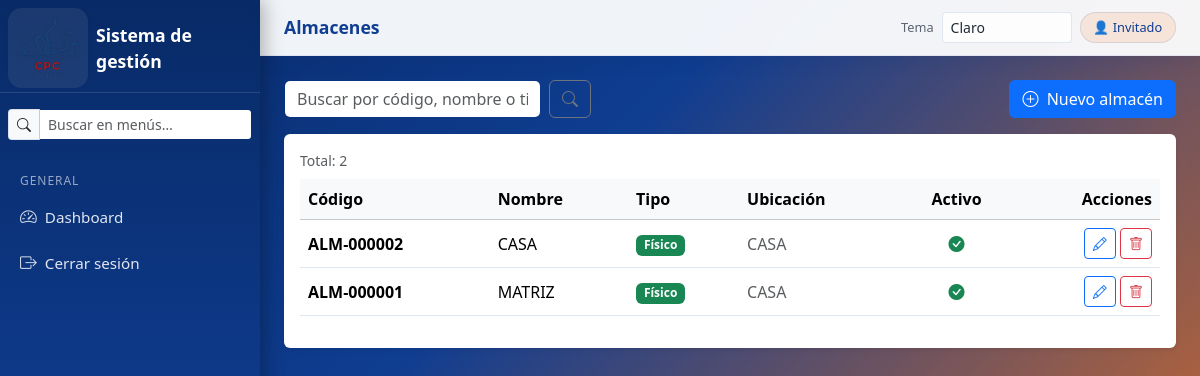
The app's page /catalogos/almacenes/ with its own data.
### catalogos/models.py (models this page shows, shortened)
class Almacen(models.Model):
    TIPO_CHOICES = (
        ("FISICO", "Físico"),
        ("VIRTUAL", "Virtual"),
    )
    codigo = models.CharField(
        max_length=20,
        unique=True,
        help_text="Identificador corto del almacén (ej. MATRIZ, VIRT-PROY).",
    )
    nombre = models.CharField(max_length=100)
    tipo = models.CharField(
        max_length=10,
        choices=TIPO_CHOICES,
        default="FISICO",
    )
    ubicacion = models.CharField(
        max_length=150,
        blank=True,
        null=True,
        help_text="Dirección o referencia (solo almacenes físicos).",
    )
    es_activo = models.BooleanField(default=True)
    permite_ventas = models.BooleanField(default=True)
    permite_transferencias = models.BooleanField(default=True)
    es_virtual_sistema = models.BooleanField(
        default=False,
        help_text="Almacén virtual controlado por el sistema.",
    )
    fecha_alta = models.DateTimeField(auto_now_add=True)
    es_arrendado = models.BooleanField(default=False)
    class TipoCosto(models.TextChoices):
        POR_KILO = "POR KILO", "Por kilo"
        POR_TARIMA = "POR TARIMA", "Por tarima"
    tipo_costo = models.CharField(
        max_length=20,
        choices=TipoCosto.choices,
        null=True,
        blank=True,
        help_text="Aplica solo si el almacén es arrendado."
    )
    costo_almacen = models.DecimalField(
        max_digits=12,
        decimal_places=2,
        null=True,
        blank=True,
        validators=[MinValueValidator(Decimal("0.00"))],
        help_text="Aplica solo si el almacén es arrendado."
    )
    vencimiento_dias = models.PositiveIntegerField(
        null=True,
        blank=True,
        help_text="Cada cuántos días vence el pago (solo arrendado)."
    )
    class Meta:
        verbose_name = "Almacén"
        verbose_name_plural = "Almacenes"
        ordering = ["nombre"]

### catalogos/views.py (the view)
# urls.py: path("almacenes/", almacenes_list, name="almacenes_list"),
def almacenes_list(request):
    q = (request.GET.get("q") or "").strip()
    almacenes = Almacen.objects.all().order_by("nombre")
    if q:
        almacenes = almacenes.filter(
            Q(codigo__icontains=q) |
            Q(nombre__icontains=q) |
            Q(tipo__icontains=q)
        )
    return render(request, "catalogos/almacenes_list.html", {
        "almacenes": almacenes,
        "q": q,
        "total": almacenes.count(),
    })

### accounts/templatetags/roles.py (called while the page is built)
@register.filter
def has_group(user, group_name: str) -> bool:
    if not user or not user.is_authenticated:
        return False
    return user.groups.filter(name=group_name).exists()

### templates/catalogos/almacenes_list.html (shortened to what this page needs)
{% extends "base.html" %}
{% block page_title %}Almacenes{% endblock %}
{% block content %}
<div class="row">
  <div class="col-12">
    <div class="d-flex flex-wrap gap-2 justify-content-between align-items-center mb-3">
      <form method="get" class="d-flex gap-2">
        <input type="text" name="q" value="{{ q }}" class="form-control" placeholder="Buscar por código, nombre o tipo...">
        <button class="btn btn-outline-secondary" type="submit">
          <i class="bi bi-search"></i>
        </button>
      </form>
      <a href="{% url 'almacenes_create' %}" class="btn btn-primary">
        <i class="bi bi-plus-circle me-1"></i> Nuevo almacén
      </a>
    </div>
    <div class="card border-0 shadow-sm">
      <div class="card-body">
        <div class="d-flex justify-content-between align-items-center mb-2">
          <div class="text-muted small">Total: {{ total }}</div>
        </div>
        <div class="table-responsive">
          <table class="table table-hover align-middle">
            <thead class="table-light">
              <tr>
                <th>Código</th>
                <th>Nombre</th>
                <th>Tipo</th>
                <th>Ubicación</th>
                <th class="text-center">Activo</th>
                <th class="text-end">Acciones</th>
              </tr>
            </thead>
            <tbody>
              {% for a in almacenes %}
              <tr>
                <td class="fw-semibold">{{ a.codigo }}</td>
                <td>{{ a.nombre }}</td>
                <td>
                  {% if a.tipo == "VIRTUAL" %}
                    <span class="badge text-bg-warning">Virtual</span>
                  {% else %}
                    <span class="badge text-bg-success">Físico</span>
                  {% endif %}
                </td>
                <td class="text-muted">{{ a.ubicacion|default:"—" }}</td>
                <td class="text-center">
                  {% if a.es_activo %}
                    <i class="bi bi-check-circle-fill text-success"></i>
                  {% else %}
                    <i class="bi bi-x-circle-fill text-danger"></i>
                  {% endif %}
                </td>
                <td class="text-end">
                  <a href="{% url 'almacenes_edit' a.id %}" class="btn btn-sm btn-outline-primary">
                    <i class="bi bi-pencil"></i>
                  </a>
                  <a href="{% url 'almacenes_confirm_delete' a.id %}" class="btn btn-sm btn-outline-danger">
                    <i class="bi bi-trash"></i>
                  </a>
                </td>
              </tr>
              {% empty %}
              <tr>
                <td colspan="6" class="text-center text-muted py-4">No hay almacenes registrados.</td>
              </tr>
              {% endfor %}
            </tbody>
          </table>
        </div>
      </div>
    </div>
  </div>
</div>
{% endblock %}

### static/css/base.css (style rules this page uses)
:root, html[data-theme="light"], body[data-theme="light"] { --color-bg: #f4f7fb; --color-bg-alt: #eaf1fb; --color-surface: #ffffff; --color-surface-soft: #f8fbff; --color-primary: #0f3d91; --color-primary-strong: #082a66; --color-primary-soft: #3b82f6; --color-secondary: #f97316; --color-secondary-soft: #fb923c; --color-accent: #ffb703; --color-text: #1f2937; --color-text-soft: #5b6472; --color-text-inverse: #ffffff; --color-border: rgba(15, 61, 145, 0.12); --color-border-strong: rgba(15, 61, 145, 0.22); --color-sidebar-text: rgba(255, 255, 255, 0.88); --color-sidebar-muted: rgba(255, 255, 255, 0.58); --color-sidebar-hover: rgba(255, 183, 3, 0.18); --color-sidebar-active: #ffd166; --shadow-soft: 0 14px 34px rgba(8, 42, 102, 0.14); --shadow-strong: 0 18px 45px rgba(7, 24, 58, 0.28); --focus-ring: 0 0 0 0.2rem rgba(249, 115, 22, 0.22); --gradient-main: linear-gradient(135deg, #082a66 0%, #0f3d91 38%, #f97316 100%); --gradient-sidebar: linear-gradient(180deg, #082a66 0%, #0f3d91 58%, #f97316 100%); --gradient-auth: linear-gradient(145deg, #082a66 0%, #0f3d91 45%, #fb923c 100%); --gradient-hero: linear-gradient(160deg, #0a224f 0%, #123f93 56%, #f97316 100%); --badge-bg: rgba(249, 115, 22, 0.12); }
html { color-scheme: light; }
body { background-color: var(--color-bg); color: var(--color-text); transition: background-color 0.25s ease, color 0.25s ease; }
.solar-sidebar, .solar-main-header, .auth-card, .auth-hero, .bg-solar-main, .bg-solar-auth, .solar-badge-user, .form-control, .form-select, .input-group-text, .btn-solar { transition: background 0.25s ease, background-color 0.25s ease, color 0.25s ease, border-color 0.25s ease, box-shadow 0.25s ease; }
.form-control, .form-select, .input-group-text { border-color: var(--color-border); }
.bg-solar-main { min-height: 100vh; margin: 0; background: var(--gradient-main); color: var(--color-text); }
.solar-main-content .card, .solar-main-content .table, .solar-main-content .modal-content, .solar-main-content .dropdown-menu { border-color: var(--color-border); }

### records on screen
Almacen: codigo "ALM-000002", nombre "CASA", tipo "Físico", ubicacion "CASA", es_activo True (drawn)
Almacen: codigo "ALM-000001", nombre "MATRIZ", tipo "Físico", ubicacion "CASA", es_activo True (drawn)

### other values on screen
{{ total }} "2"
